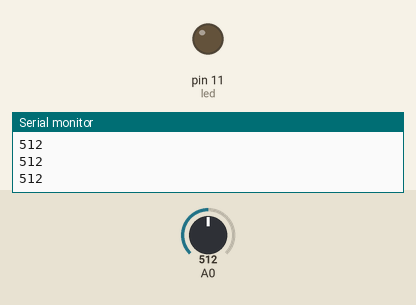
Simulated run of this sketch. Board: Arduino Uno, built with avr-gcc and run on an emulated ATmega328P. Shown: output pins drawn as LEDs (lit = HIGH), the last lines printed to the serial monitor. The inputs (shaded band) are chosen by the test bench; at power-on: A0 = 512.

Above: at 1.2 s.
1.3 s: A0 set to 316
2.8 s: A0 set to 287
At 3.4 s:
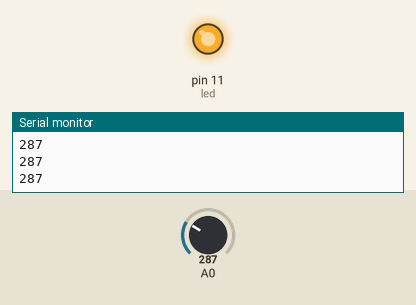
4.3 s: A0 set to 306
At 5.5 s:
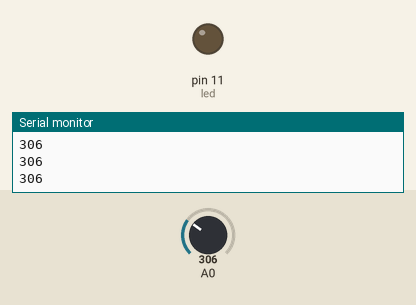
5.8 s: A0 set to 290
At 6.9 s:
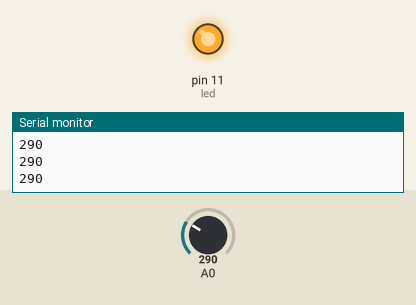
Timing chart, 0 to 8.3 s (numbered marks = the images above; inputs shaded):
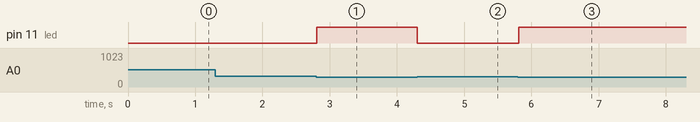

The sketch:

LDR.ion.ino
```cpp
int led=11;
void setup() {
 pinMode(A0,INPUT);
 Serial.begin(9600);
 pinMode(led,OUTPUT);
}

void loop() {
  int var=analogRead(A0);
  Serial.println(var);
  if(var<=300)
  digitalWrite(led,1);
  else
  digitalWrite(led,0);


}
```

Measured:
- the behaviour switches between 301 and 300 on A0 (found by bisection; images 0 and 1)
- after the input at 2.8 s, pin 11 (led): LOW → HIGH at once
- after the input at 4.3 s, pin 11 (led): HIGH → LOW at once
- after the input at 5.8 s, pin 11 (led): LOW → HIGH at once
